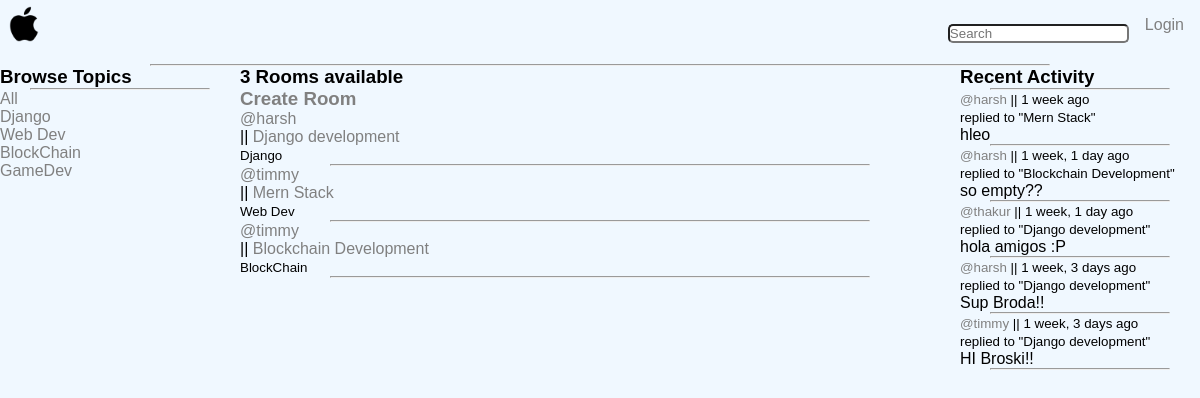
The page / on the database its author committed.
### app/models.py (models this page shows, shortened)
class Topic(models.Model):
    name = models.CharField(max_length=200)

class Room(models.Model):
    host = models.ForeignKey(User, on_delete=models.SET_NULL, null=True)
    topic = models.ForeignKey(Topic, on_delete=models.SET_NULL, null=True)
    name = models.CharField(max_length=200)
    participants = models.ManyToManyField(
        User, related_name='participants', blank=True)
    desc = models.TextField(null=True, blank=True)
    updated = models.DateTimeField(auto_now=True)
    created = models.DateTimeField(auto_now_add=True)
    class Meta:
        ordering = ['-updated', '-created']
    def __str__(self):
        return self.name

class Message(models.Model):
    user = models.ForeignKey(User, on_delete=models.CASCADE)
    room = models.ForeignKey(Room, on_delete=models.CASCADE)
    body = models.TextField()
    updated = models.DateTimeField(auto_now=True)
    created = models.DateTimeField(auto_now_add=True)
    class Meta:
        ordering = ['-updated', '-created']
    def __str__(self):
        return self.body[0:50]

### app/views.py (the view)
# urls.py: path('', views.home, name="home"),
def home(request):
    q = request.GET.get('q') if request.GET.get('q') != None else ''
    rooms = Room.objects.filter(
        Q(topic__name__icontains=q) |
        Q(name__icontains=q) |
        Q(desc__icontains=q)
    )
    topics = Topic.objects.all()
    room_count = rooms.count()
    room_messages = Message.objects.filter(Q(room__topic__name__icontains=q))
    context = {'rooms': rooms, 'topics': topics,
               'room_count': room_count, 'room_messages': room_messages}
    return render(request, 'app/home.html', context)

### app/templates/app/home.html (shortened to what this page needs)
{% extends 'main.html' %} {% block content %}
{% load static %}
<div class="home-container">
  {% include 'app/topic_component.html' %}
  <div class="feed">
    {% if room_count == 1 %}
    <h3>{{room_count}} Room available</h3>
    {% else %}
    <h3>{{room_count}} Rooms available</h3>
    {% endif %}
    <h3><a href="{% url 'create-room' %}">Create Room</a></h3>
    {% include 'app/feed_component.html' %}
  </div>
  <div class="activity">{% include 'app/activity_component.html' %}</div>
</div>
{% endblock content %}

### app/templates/app/topic_component.html
<div>
  <h3>Browse Topics</h3>
  <hr />
  <div>
    <a href="{% url 'home' %}">All</a>
  </div>
  {% for topic in topics %}
  <div>
    <a href="{% url 'home' %}?q={{topic.name}}">{{topic.name}}</a>
  </div>
  {% endfor %}
</div>

### app/templates/app/feed_component.html (shortened to what this page needs)
<div>
  {% for room in rooms %}
  <a href="{% url 'user-profile' room.host.id %}">@{{room.host.username}}</a
  ><br />
  ||
  <a href="{% url 'room' room.id %}">{{room.name}}</a>
  <br /><small> {{room.topic.name}}</small>
  <hr />
  {% endfor %}
</div>

### app/templates/app/activity_component.html (shortened to what this page needs)
<h3>Recent Activity</h3>
<hr />
<div>
  {% for message in room_messages %}
  <small
    ><a href="{% url 'user-profile' message.user.id %}">@{{message.user}}</a> ||
    {{message.created|timesince}} ago</small
  ><br />
  <small>replied to "{{message.room}}" </small>
  <p>{{message}}</p>
  <hr />
  {% endfor %}
</div>

### static/styles/main.css (style rules this page uses)
* { margin: 0; padding: 0; box-sizing: border-box; }
body { font-family: sans-serif; background-color: aliceblue; color: black; }
a { text-decoration: none; color: grey; }
hr { width: 75%; margin: auto; }
.feed { gap: 1rem; }

### app/templates/app/home.html (style rules this page uses)
.home-container { display: grid; grid-template-columns: 1fr 3fr 1fr; }

### rows shown on the page
Topic: name "Django"
Topic: name "Web Dev"
Topic: name "BlockChain"
Topic: name "GameDev"
Room: host.username "harsh", name "Django development", topic.name "Django"
Room: host.username "timmy", name "Mern Stack", topic.name "Web Dev"
Room: host.username "timmy", name "Blockchain Development", topic.name "BlockChain"
Message: user "harsh", created "1 week", room "Mern Stack", body "hleo"
Message: user "harsh", created "1 week, 1 day", room "Blockchain Development", body "so empty??"
Message: user "thakur", created "1 week, 1 day", room "Django development", body "hola amigos :P"
Message: user "harsh", created "1 week, 3 days", room "Django development", body "Sup Broda!!"
Message: user "timmy", created "1 week, 3 days", room "Django development", body "HI Broski!!"

### other values the page prints
{{ room_count }} "3"
